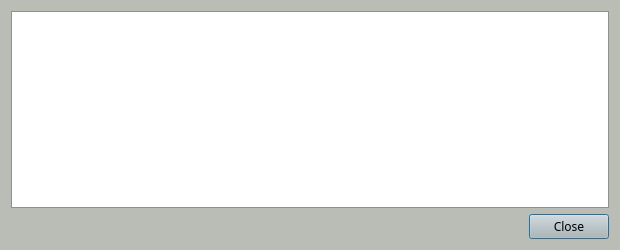
<?xml version="1.0" encoding="UTF-8"?>
<ui version="4.0">
 <class>AtomNodeConfigDialog</class>
 <widget class="QDialog" name="AtomNodeConfigDialog">
  <property name="geometry">
   <rect>
    <x>0</x>
    <y>0</y>
    <width>620</width>
    <height>250</height>
   </rect>
  </property>
  <property name="palette">
   <palette>
    <active>
     <colorrole role="WindowText">
      <brush brushstyle="SolidPattern">
       <color alpha="255">
        <red>0</red>
        <green>0</green>
        <blue>0</blue>
       </color>
      </brush>
     </colorrole>
     <colorrole role="Button">
      <brush brushstyle="SolidPattern">
       <color alpha="255">
        <red>186</red>
        <green>189</green>
        <blue>182</blue>
       </color>
      </brush>
     </colorrole>
     <colorrole role="Light">
      <brush brushstyle="SolidPattern">
       <color alpha="255">
        <red>255</red>
        <green>255</green>
        <blue>255</blue>
       </color>
      </brush>
     </colorrole>
     <colorrole role="Midlight">
      <brush brushstyle="SolidPattern">
       <color alpha="255">
        <red>220</red>
        <green>222</green>
        <blue>218</blue>
       </color>
      </brush>
     </colorrole>
     <colorrole role="Dark">
      <brush brushstyle="SolidPattern">
       <color alpha="255">
        <red>93</red>
        <green>94</green>
        <blue>91</blue>
       </color>
      </brush>
     </colorrole>
     <colorrole role="Mid">
      <brush brushstyle="SolidPattern">
       <color alpha="255">
        <red>124</red>
        <green>126</green>
        <blue>121</blue>
       </color>
      </brush>
     </colorrole>
     <colorrole role="Text">
      <brush brushstyle="SolidPattern">
       <color alpha="255">
        <red>0</red>
        <green>0</green>
        <blue>0</blue>
       </color>
      </brush>
     </colorrole>
     <colorrole role="BrightText">
      <brush brushstyle="SolidPattern">
       <color alpha="255">
        <red>255</red>
        <green>255</green>
        <blue>255</blue>
       </color>
      </brush>
     </colorrole>
     <colorrole role="ButtonText">
      <brush brushstyle="SolidPattern">
       <color alpha="255">
        <red>0</red>
        <green>0</green>
        <blue>0</blue>
       </color>
      </brush>
     </colorrole>
     <colorrole role="Base">
      <brush brushstyle="SolidPattern">
       <color alpha="255">
        <red>255</red>
        <green>255</green>
        <blue>255</blue>
       </color>
      </brush>
     </colorrole>
     <colorrole role="Window">
      <brush brushstyle="SolidPattern">
       <color alpha="255">
        <red>186</red>
        <green>189</green>
        <blue>182</blue>
       </color>
      </brush>
     </colorrole>
     <colorrole role="Shadow">
      <brush brushstyle="SolidPattern">
       <color alpha="255">
        <red>0</red>
        <green>0</green>
        <blue>0</blue>
       </color>
      </brush>
     </colorrole>
     <colorrole role="AlternateBase">
      <brush brushstyle="SolidPattern">
       <color alpha="255">
        <red>220</red>
        <green>222</green>
        <blue>218</blue>
       </color>
      </brush>
     </colorrole>
     <colorrole role="ToolTipBase">
      <brush brushstyle="SolidPattern">
       <color alpha="255">
        <red>255</red>
        <green>255</green>
        <blue>220</blue>
       </color>
      </brush>
     </colorrole>
     <colorrole role="ToolTipText">
      <brush brushstyle="SolidPattern">
       <color alpha="255">
        <red>0</red>
        <green>0</green>
        <blue>0</blue>
       </color>
      </brush>
     </colorrole>
    </active>
    <inactive>
     <colorrole role="WindowText">
      <brush brushstyle="SolidPattern">
       <color alpha="255">
        <red>0</red>
        <green>0</green>
        <blue>0</blue>
       </color>
      </brush>
     </colorrole>
     <colorrole role="Button">
      <brush brushstyle="SolidPattern">
       <color alpha="255">
        <red>186</red>
        <green>189</green>
        <blue>182</blue>
       </color>
      </brush>
     </colorrole>
     <colorrole role="Light">
      <brush brushstyle="SolidPattern">
       <color alpha="255">
        <red>255</red>
        <green>255</green>
        <blue>255</blue>
       </color>
      </brush>
     </colorrole>
     <colorrole role="Midlight">
      <brush brushstyle="SolidPattern">
       <color alpha="255">
        <red>220</red>
        <green>222</green>
        <blue>218</blue>
       </color>
      </brush>
     </colorrole>
     <colorrole role="Dark">
      <brush brushstyle="SolidPattern">
       <color alpha="255">
        <red>93</red>
        <green>94</green>
        <blue>91</blue>
       </color>
      </brush>
     </colorrole>
     <colorrole role="Mid">
      <brush brushstyle="SolidPattern">
       <color alpha="255">
        <red>124</red>
        <green>126</green>
        <blue>121</blue>
       </color>
      </brush>
     </colorrole>
     <colorrole role="Text">
      <brush brushstyle="SolidPattern">
       <color alpha="255">
        <red>0</red>
        <green>0</green>
        <blue>0</blue>
       </color>
      </brush>
     </colorrole>
     <colorrole role="BrightText">
      <brush brushstyle="SolidPattern">
       <color alpha="255">
        <red>255</red>
        <green>255</green>
        <blue>255</blue>
       </color>
      </brush>
     </colorrole>
     <colorrole role="ButtonText">
      <brush brushstyle="SolidPattern">
       <color alpha="255">
        <red>0</red>
        <green>0</green>
        <blue>0</blue>
       </color>
      </brush>
     </colorrole>
     <colorrole role="Base">
      <brush brushstyle="SolidPattern">
       <color alpha="255">
        <red>255</red>
        <green>255</green>
        <blue>255</blue>
       </color>
      </brush>
     </colorrole>
     <colorrole role="Window">
      <brush brushstyle="SolidPattern">
       <color alpha="255">
        <red>186</red>
        <green>189</green>
        <blue>182</blue>
       </color>
      </brush>
     </colorrole>
     <colorrole role="Shadow">
      <brush brushstyle="SolidPattern">
       <color alpha="255">
        <red>0</red>
        <green>0</green>
        <blue>0</blue>
       </color>
      </brush>
     </colorrole>
     <colorrole role="AlternateBase">
      <brush brushstyle="SolidPattern">
       <color alpha="255">
        <red>220</red>
        <green>222</green>
        <blue>218</blue>
       </color>
      </brush>
     </colorrole>
     <colorrole role="ToolTipBase">
      <brush brushstyle="SolidPattern">
       <color alpha="255">
        <red>255</red>
        <green>255</green>
        <blue>220</blue>
       </color>
      </brush>
     </colorrole>
     <colorrole role="ToolTipText">
      <brush brushstyle="SolidPattern">
       <color alpha="255">
        <red>0</red>
        <green>0</green>
        <blue>0</blue>
       </color>
      </brush>
     </colorrole>
    </inactive>
    <disabled>
     <colorrole role="WindowText">
      <brush brushstyle="SolidPattern">
       <color alpha="255">
        <red>93</red>
        <green>94</green>
        <blue>91</blue>
       </color>
      </brush>
     </colorrole>
     <colorrole role="Button">
      <brush brushstyle="SolidPattern">
       <color alpha="255">
        <red>186</red>
        <green>189</green>
        <blue>182</blue>
       </color>
      </brush>
     </colorrole>
     <colorrole role="Light">
      <brush brushstyle="SolidPattern">
       <color alpha="255">
        <red>255</red>
        <green>255</green>
        <blue>255</blue>
       </color>
      </brush>
     </colorrole>
     <colorrole role="Midlight">
      <brush brushstyle="SolidPattern">
       <color alpha="255">
        <red>220</red>
        <green>222</green>
        <blue>218</blue>
       </color>
      </brush>
     </colorrole>
     <colorrole role="Dark">
      <brush brushstyle="SolidPattern">
       <color alpha="255">
        <red>93</red>
        <green>94</green>
        <blue>91</blue>
       </color>
      </brush>
     </colorrole>
     <colorrole role="Mid">
      <brush brushstyle="SolidPattern">
       <color alpha="255">
        <red>124</red>
        <green>126</green>
        <blue>121</blue>
       </color>
      </brush>
     </colorrole>
     <colorrole role="Text">
      <brush brushstyle="SolidPattern">
       <color alpha="255">
        <red>93</red>
        <green>94</green>
        <blue>91</blue>
       </color>
      </brush>
     </colorrole>
     <colorrole role="BrightText">
      <brush brushstyle="SolidPattern">
       <color alpha="255">
        <red>255</red>
        <green>255</green>
        <blue>255</blue>
       </color>
      </brush>
     </colorrole>
     <colorrole role="ButtonText">
      <brush brushstyle="SolidPattern">
       <color alpha="255">
        <red>93</red>
        <green>94</green>
        <blue>91</blue>
       </color>
      </brush>
     </colorrole>
     <colorrole role="Base">
      <brush brushstyle="SolidPattern">
       <color alpha="255">
        <red>186</red>
        <green>189</green>
        <blue>182</blue>
       </color>
      </brush>
     </colorrole>
     <colorrole role="Window">
      <brush brushstyle="SolidPattern">
       <color alpha="255">
        <red>186</red>
        <green>189</green>
        <blue>182</blue>
       </color>
      </brush>
     </colorrole>
     <colorrole role="Shadow">
      <brush brushstyle="SolidPattern">
       <color alpha="255">
        <red>0</red>
        <green>0</green>
        <blue>0</blue>
       </color>
      </brush>
     </colorrole>
     <colorrole role="AlternateBase">
      <brush brushstyle="SolidPattern">
       <color alpha="255">
        <red>186</red>
        <green>189</green>
        <blue>182</blue>
       </color>
      </brush>
     </colorrole>
     <colorrole role="ToolTipBase">
      <brush brushstyle="SolidPattern">
       <color alpha="255">
        <red>255</red>
        <green>255</green>
        <blue>220</blue>
       </color>
      </brush>
     </colorrole>
     <colorrole role="ToolTipText">
      <brush brushstyle="SolidPattern">
       <color alpha="255">
        <red>0</red>
        <green>0</green>
        <blue>0</blue>
       </color>
      </brush>
     </colorrole>
    </disabled>
   </palette>
  </property>
  <property name="font">
   <font>
    <family>Sawasdee</family>
   </font>
  </property>
  <property name="windowTitle">
   <string>Master Node Configuration Template</string>
  </property>
  <layout class="QVBoxLayout" name="verticalLayout">
   <item>
    <widget class="QTextEdit" name="detailText">
     <property name="font">
      <font>
       <family>Sawasdee</family>
      </font>
     </property>
     <property name="toolTip">
      <string>&lt;html&gt;&lt;head/&gt;&lt;body&gt;&lt;p&gt;This pane shows an example ion.conf template with the necessary masternode settings.&lt;/p&gt;&lt;/body&gt;&lt;/html&gt;</string>
     </property>
     <property name="readOnly">
      <bool>true</bool>
     </property>
    </widget>
   </item>
   <item>
    <widget class="QDialogButtonBox" name="buttonBox">
     <property name="font">
      <font>
       <family>Sawasdee</family>
      </font>
     </property>
     <property name="orientation">
      <enum>Qt::Horizontal</enum>
     </property>
     <property name="standardButtons">
      <set>QDialogButtonBox::Close</set>
     </property>
    </widget>
   </item>
  </layout>
 </widget>
 <resources/>
 <connections>
  <connection>
   <sender>buttonBox</sender>
   <signal>accepted()</signal>
   <receiver>AtomNodeConfigDialog</receiver>
   <slot>accept()</slot>
   <hints>
    <hint type="sourcelabel">
     <x>248</x>
     <y>254</y>
    </hint>
    <hint type="destinationlabel">
     <x>157</x>
     <y>274</y>
    </hint>
   </hints>
  </connection>
  <connection>
   <sender>buttonBox</sender>
   <signal>rejected()</signal>
   <receiver>AtomNodeConfigDialog</receiver>
   <slot>reject()</slot>
   <hints>
    <hint type="sourcelabel">
     <x>316</x>
     <y>260</y>
    </hint>
    <hint type="destinationlabel">
     <x>286</x>
     <y>274</y>
    </hint>
   </hints>
  </connection>
 </connections>
</ui>
